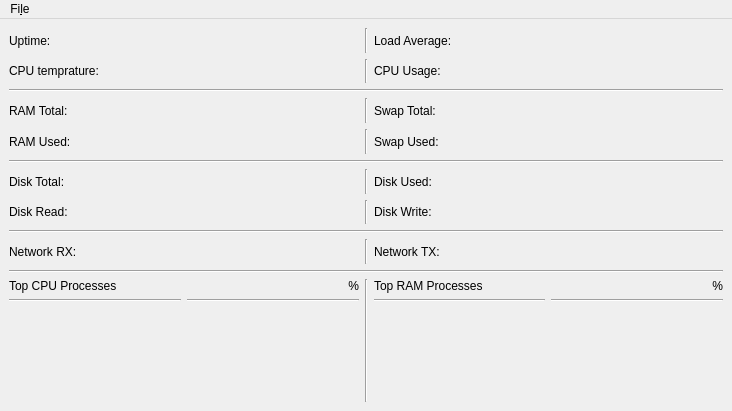
<?xml version="1.0" encoding="UTF-8"?>
<ui version="4.0">
 <class>MainWindow</class>
 <widget class="QMainWindow" name="MainWindow">
  <property name="geometry">
   <rect>
    <x>0</x>
    <y>0</y>
    <width>732</width>
    <height>411</height>
   </rect>
  </property>
  <property name="windowTitle">
   <string>GUIerm</string>
  </property>
  <widget class="QWidget" name="centralwidget">
   <layout class="QVBoxLayout" name="verticalLayout">
    <item>
     <layout class="QHBoxLayout" name="horizontalLayout">
      <item>
       <widget class="QLabel" name="label_UPTIME">
        <property name="text">
         <string>Uptime: </string>
        </property>
       </widget>
      </item>
      <item>
       <widget class="QLabel" name="label_CONTAIN_UPTIME">
        <property name="layoutDirection">
         <enum>Qt::LayoutDirection::LeftToRight</enum>
        </property>
        <property name="text">
         <string/>
        </property>
        <property name="alignment">
         <set>Qt::AlignmentFlag::AlignRight|Qt::AlignmentFlag::AlignTrailing|Qt::AlignmentFlag::AlignVCenter</set>
        </property>
       </widget>
      </item>
      <item>
       <widget class="Line" name="line_2">
        <property name="orientation">
         <enum>Qt::Orientation::Vertical</enum>
        </property>
       </widget>
      </item>
      <item>
       <widget class="QLabel" name="label_LOAD_AVG">
        <property name="text">
         <string>Load Average:</string>
        </property>
       </widget>
      </item>
      <item>
       <widget class="QLabel" name="label_CONTAIN_LOAD_AVG">
        <property name="text">
         <string/>
        </property>
        <property name="alignment">
         <set>Qt::AlignmentFlag::AlignRight|Qt::AlignmentFlag::AlignTrailing|Qt::AlignmentFlag::AlignVCenter</set>
        </property>
       </widget>
      </item>
     </layout>
    </item>
    <item>
     <layout class="QHBoxLayout" name="horizontalLayout_2">
      <item>
       <widget class="QLabel" name="label_CPU_TEMP_C">
        <property name="text">
         <string>CPU temprature:</string>
        </property>
       </widget>
      </item>
      <item>
       <widget class="QLabel" name="label_CONTAIN_CPU_TEMP_C">
        <property name="text">
         <string/>
        </property>
        <property name="alignment">
         <set>Qt::AlignmentFlag::AlignRight|Qt::AlignmentFlag::AlignTrailing|Qt::AlignmentFlag::AlignVCenter</set>
        </property>
       </widget>
      </item>
      <item>
       <widget class="Line" name="line_3">
        <property name="orientation">
         <enum>Qt::Orientation::Vertical</enum>
        </property>
       </widget>
      </item>
      <item>
       <widget class="QLabel" name="label_CPU_PCT">
        <property name="text">
         <string>CPU Usage:</string>
        </property>
       </widget>
      </item>
      <item>
       <widget class="QLabel" name="label_CONTAIN_CPU_PCT">
        <property name="text">
         <string/>
        </property>
        <property name="alignment">
         <set>Qt::AlignmentFlag::AlignRight|Qt::AlignmentFlag::AlignTrailing|Qt::AlignmentFlag::AlignVCenter</set>
        </property>
       </widget>
      </item>
     </layout>
    </item>
    <item>
     <widget class="Line" name="line">
      <property name="orientation">
       <enum>Qt::Orientation::Horizontal</enum>
      </property>
     </widget>
    </item>
    <item>
     <layout class="QHBoxLayout" name="horizontalLayout_3">
      <item>
       <widget class="QLabel" name="label_RAM_TOTAL_GB">
        <property name="text">
         <string>RAM Total:</string>
        </property>
       </widget>
      </item>
      <item>
       <widget class="QLabel" name="label_CONTAIN_RAM_TOTAL_GB">
        <property name="text">
         <string/>
        </property>
        <property name="alignment">
         <set>Qt::AlignmentFlag::AlignRight|Qt::AlignmentFlag::AlignTrailing|Qt::AlignmentFlag::AlignVCenter</set>
        </property>
       </widget>
      </item>
      <item>
       <widget class="Line" name="line_4">
        <property name="orientation">
         <enum>Qt::Orientation::Vertical</enum>
        </property>
       </widget>
      </item>
      <item>
       <widget class="QLabel" name="label_SWAP_TOTAL_GB">
        <property name="text">
         <string>Swap Total:</string>
        </property>
       </widget>
      </item>
      <item>
       <widget class="QLabel" name="label_CONTAIN_SWAP_TOTAL_GB">
        <property name="text">
         <string/>
        </property>
        <property name="alignment">
         <set>Qt::AlignmentFlag::AlignRight|Qt::AlignmentFlag::AlignTrailing|Qt::AlignmentFlag::AlignVCenter</set>
        </property>
       </widget>
      </item>
     </layout>
    </item>
    <item>
     <layout class="QHBoxLayout" name="horizontalLayout_4">
      <item>
       <widget class="QLabel" name="label_RAM_USED_GB">
        <property name="text">
         <string>RAM Used:</string>
        </property>
       </widget>
      </item>
      <item>
       <widget class="QLabel" name="label_CONTAIN_RAM_USED_GB">
        <property name="text">
         <string/>
        </property>
        <property name="alignment">
         <set>Qt::AlignmentFlag::AlignRight|Qt::AlignmentFlag::AlignTrailing|Qt::AlignmentFlag::AlignVCenter</set>
        </property>
       </widget>
      </item>
      <item>
       <widget class="Line" name="line_5">
        <property name="orientation">
         <enum>Qt::Orientation::Vertical</enum>
        </property>
       </widget>
      </item>
      <item>
       <widget class="QLabel" name="label_SWAP_USED_GB">
        <property name="text">
         <string>Swap Used:</string>
        </property>
       </widget>
      </item>
      <item>
       <widget class="QLabel" name="label_CONTAIN_SWAP_USED_GB">
        <property name="text">
         <string/>
        </property>
        <property name="alignment">
         <set>Qt::AlignmentFlag::AlignRight|Qt::AlignmentFlag::AlignTrailing|Qt::AlignmentFlag::AlignVCenter</set>
        </property>
       </widget>
      </item>
     </layout>
    </item>
    <item>
     <widget class="Line" name="line_6">
      <property name="orientation">
       <enum>Qt::Orientation::Horizontal</enum>
      </property>
     </widget>
    </item>
    <item>
     <layout class="QHBoxLayout" name="horizontalLayout_5">
      <item>
       <widget class="QLabel" name="label_DISK_TOTAL_GB">
        <property name="text">
         <string>Disk Total:</string>
        </property>
       </widget>
      </item>
      <item>
       <widget class="QLabel" name="label_CONTAIN_DISK_TOTAL_GB">
        <property name="text">
         <string/>
        </property>
        <property name="alignment">
         <set>Qt::AlignmentFlag::AlignRight|Qt::AlignmentFlag::AlignTrailing|Qt::AlignmentFlag::AlignVCenter</set>
        </property>
       </widget>
      </item>
      <item>
       <widget class="Line" name="line_7">
        <property name="orientation">
         <enum>Qt::Orientation::Vertical</enum>
        </property>
       </widget>
      </item>
      <item>
       <widget class="QLabel" name="label_DISK_USED_GB">
        <property name="text">
         <string>Disk Used:</string>
        </property>
       </widget>
      </item>
      <item>
       <widget class="QLabel" name="label_CONTAIN_DISK_USED_GB">
        <property name="text">
         <string/>
        </property>
        <property name="alignment">
         <set>Qt::AlignmentFlag::AlignRight|Qt::AlignmentFlag::AlignTrailing|Qt::AlignmentFlag::AlignVCenter</set>
        </property>
       </widget>
      </item>
     </layout>
    </item>
    <item>
     <layout class="QHBoxLayout" name="horizontalLayout_6">
      <item>
       <widget class="QLabel" name="label_DISK_READ_MB_S">
        <property name="text">
         <string>Disk Read:</string>
        </property>
       </widget>
      </item>
      <item>
       <widget class="QLabel" name="label_CONTAIN_DISK_READ_MB_S">
        <property name="text">
         <string/>
        </property>
        <property name="alignment">
         <set>Qt::AlignmentFlag::AlignRight|Qt::AlignmentFlag::AlignTrailing|Qt::AlignmentFlag::AlignVCenter</set>
        </property>
       </widget>
      </item>
      <item>
       <widget class="Line" name="line_8">
        <property name="orientation">
         <enum>Qt::Orientation::Vertical</enum>
        </property>
       </widget>
      </item>
      <item>
       <widget class="QLabel" name="label_DISK_WRITE_MB_S">
        <property name="text">
         <string>Disk Write:</string>
        </property>
       </widget>
      </item>
      <item>
       <widget class="QLabel" name="label_CONTAIN_DISK_WRITE_MB_S">
        <property name="text">
         <string/>
        </property>
        <property name="alignment">
         <set>Qt::AlignmentFlag::AlignRight|Qt::AlignmentFlag::AlignTrailing|Qt::AlignmentFlag::AlignVCenter</set>
        </property>
       </widget>
      </item>
     </layout>
    </item>
    <item>
     <widget class="Line" name="line_9">
      <property name="orientation">
       <enum>Qt::Orientation::Horizontal</enum>
      </property>
     </widget>
    </item>
    <item>
     <layout class="QHBoxLayout" name="horizontalLayout_7">
      <item>
       <widget class="QLabel" name="label_NET_RX_MB_S">
        <property name="text">
         <string>Network RX:</string>
        </property>
       </widget>
      </item>
      <item>
       <widget class="QLabel" name="label_CONTAIN_NET_RX_MB_S">
        <property name="text">
         <string/>
        </property>
        <property name="alignment">
         <set>Qt::AlignmentFlag::AlignRight|Qt::AlignmentFlag::AlignTrailing|Qt::AlignmentFlag::AlignVCenter</set>
        </property>
       </widget>
      </item>
      <item>
       <widget class="Line" name="line_11">
        <property name="orientation">
         <enum>Qt::Orientation::Vertical</enum>
        </property>
       </widget>
      </item>
      <item>
       <widget class="QLabel" name="label_NET_TX_MB_S">
        <property name="text">
         <string>Network TX:</string>
        </property>
       </widget>
      </item>
      <item>
       <widget class="QLabel" name="label_CONTAIN_NET_TX_MB_S">
        <property name="text">
         <string/>
        </property>
        <property name="alignment">
         <set>Qt::AlignmentFlag::AlignRight|Qt::AlignmentFlag::AlignTrailing|Qt::AlignmentFlag::AlignVCenter</set>
        </property>
       </widget>
      </item>
     </layout>
    </item>
    <item>
     <widget class="Line" name="line_10">
      <property name="orientation">
       <enum>Qt::Orientation::Horizontal</enum>
      </property>
     </widget>
    </item>
    <item>
     <layout class="QHBoxLayout" name="horizontalLayout_8">
      <item>
       <layout class="QVBoxLayout" name="verticalLayout_3">
        <item>
         <widget class="QLabel" name="label_PROC_CPU_">
          <property name="text">
           <string>Top CPU Processes</string>
          </property>
         </widget>
        </item>
        <item>
         <widget class="Line" name="line_13">
          <property name="orientation">
           <enum>Qt::Orientation::Horizontal</enum>
          </property>
         </widget>
        </item>
        <item>
         <widget class="QLabel" name="label_PROC_CPU_1">
          <property name="text">
           <string/>
          </property>
         </widget>
        </item>
        <item>
         <widget class="QLabel" name="label_PROC_CPU_2">
          <property name="text">
           <string/>
          </property>
         </widget>
        </item>
        <item>
         <widget class="QLabel" name="label_PROC_CPU_3">
          <property name="text">
           <string/>
          </property>
         </widget>
        </item>
        <item>
         <widget class="QLabel" name="label_PROC_CPU_4">
          <property name="text">
           <string/>
          </property>
         </widget>
        </item>
        <item>
         <widget class="QLabel" name="label_PROC_CPU_5">
          <property name="text">
           <string/>
          </property>
         </widget>
        </item>
       </layout>
      </item>
      <item>
       <layout class="QVBoxLayout" name="verticalLayout_2">
        <item>
         <widget class="QLabel" name="label_CONTAIN_PROC_CPU_">
          <property name="text">
           <string>%</string>
          </property>
          <property name="alignment">
           <set>Qt::AlignmentFlag::AlignRight|Qt::AlignmentFlag::AlignTrailing|Qt::AlignmentFlag::AlignVCenter</set>
          </property>
         </widget>
        </item>
        <item>
         <widget class="Line" name="line_14">
          <property name="orientation">
           <enum>Qt::Orientation::Horizontal</enum>
          </property>
         </widget>
        </item>
        <item>
         <widget class="QLabel" name="label_CONTAIN_PROC_CPU_1">
          <property name="text">
           <string/>
          </property>
          <property name="alignment">
           <set>Qt::AlignmentFlag::AlignRight|Qt::AlignmentFlag::AlignTrailing|Qt::AlignmentFlag::AlignVCenter</set>
          </property>
         </widget>
        </item>
        <item>
         <widget class="QLabel" name="label_CONTAIN_PROC_CPU_2">
          <property name="text">
           <string/>
          </property>
          <property name="alignment">
           <set>Qt::AlignmentFlag::AlignRight|Qt::AlignmentFlag::AlignTrailing|Qt::AlignmentFlag::AlignVCenter</set>
          </property>
         </widget>
        </item>
        <item>
         <widget class="QLabel" name="label_CONTAIN_PROC_CPU_3">
          <property name="text">
           <string/>
          </property>
          <property name="alignment">
           <set>Qt::AlignmentFlag::AlignRight|Qt::AlignmentFlag::AlignTrailing|Qt::AlignmentFlag::AlignVCenter</set>
          </property>
         </widget>
        </item>
        <item>
         <widget class="QLabel" name="label_CONTAIN_PROC_CPU_4">
          <property name="text">
           <string/>
          </property>
          <property name="alignment">
           <set>Qt::AlignmentFlag::AlignRight|Qt::AlignmentFlag::AlignTrailing|Qt::AlignmentFlag::AlignVCenter</set>
          </property>
         </widget>
        </item>
        <item>
         <widget class="QLabel" name="label_CONTAIN_PROC_CPU_5">
          <property name="text">
           <string/>
          </property>
          <property name="alignment">
           <set>Qt::AlignmentFlag::AlignRight|Qt::AlignmentFlag::AlignTrailing|Qt::AlignmentFlag::AlignVCenter</set>
          </property>
         </widget>
        </item>
       </layout>
      </item>
      <item>
       <widget class="Line" name="line_12">
        <property name="orientation">
         <enum>Qt::Orientation::Vertical</enum>
        </property>
       </widget>
      </item>
      <item>
       <layout class="QVBoxLayout" name="verticalLayout_5">
        <item>
         <widget class="QLabel" name="label_PROC_RAM_">
          <property name="text">
           <string>Top RAM Processes</string>
          </property>
         </widget>
        </item>
        <item>
         <widget class="Line" name="line_15">
          <property name="orientation">
           <enum>Qt::Orientation::Horizontal</enum>
          </property>
         </widget>
        </item>
        <item>
         <widget class="QLabel" name="label_PROC_RAM_1">
          <property name="text">
           <string/>
          </property>
         </widget>
        </item>
        <item>
         <widget class="QLabel" name="label_PROC_RAM_2">
          <property name="text">
           <string/>
          </property>
         </widget>
        </item>
        <item>
         <widget class="QLabel" name="label_PROC_RAM_3">
          <property name="text">
           <string/>
          </property>
         </widget>
        </item>
        <item>
         <widget class="QLabel" name="label_PROC_RAM_4">
          <property name="text">
           <string/>
          </property>
         </widget>
        </item>
        <item>
         <widget class="QLabel" name="label_PROC_RAM_5">
          <property name="text">
           <string/>
          </property>
         </widget>
        </item>
       </layout>
      </item>
      <item>
       <layout class="QVBoxLayout" name="verticalLayout_4">
        <item>
         <widget class="QLabel" name="label_CONTAIN_PROC_RAM_">
          <property name="text">
           <string>%</string>
          </property>
          <property name="alignment">
           <set>Qt::AlignmentFlag::AlignRight|Qt::AlignmentFlag::AlignTrailing|Qt::AlignmentFlag::AlignVCenter</set>
          </property>
         </widget>
        </item>
        <item>
         <widget class="Line" name="line_16">
          <property name="orientation">
           <enum>Qt::Orientation::Horizontal</enum>
          </property>
         </widget>
        </item>
        <item>
         <widget class="QLabel" name="label_CONTAIN_PROC_RAM_1">
          <property name="text">
           <string/>
          </property>
          <property name="alignment">
           <set>Qt::AlignmentFlag::AlignRight|Qt::AlignmentFlag::AlignTrailing|Qt::AlignmentFlag::AlignVCenter</set>
          </property>
         </widget>
        </item>
        <item>
         <widget class="QLabel" name="label_CONTAIN_PROC_RAM_2">
          <property name="text">
           <string/>
          </property>
          <property name="alignment">
           <set>Qt::AlignmentFlag::AlignRight|Qt::AlignmentFlag::AlignTrailing|Qt::AlignmentFlag::AlignVCenter</set>
          </property>
         </widget>
        </item>
        <item>
         <widget class="QLabel" name="label_CONTAIN_PROC_RAM_3">
          <property name="text">
           <string/>
          </property>
          <property name="alignment">
           <set>Qt::AlignmentFlag::AlignRight|Qt::AlignmentFlag::AlignTrailing|Qt::AlignmentFlag::AlignVCenter</set>
          </property>
         </widget>
        </item>
        <item>
         <widget class="QLabel" name="label_CONTAIN_PROC_RAM_4">
          <property name="text">
           <string/>
          </property>
          <property name="alignment">
           <set>Qt::AlignmentFlag::AlignRight|Qt::AlignmentFlag::AlignTrailing|Qt::AlignmentFlag::AlignVCenter</set>
          </property>
         </widget>
        </item>
        <item>
         <widget class="QLabel" name="label_CONTAIN_PROC_RAM_5">
          <property name="text">
           <string/>
          </property>
          <property name="alignment">
           <set>Qt::AlignmentFlag::AlignRight|Qt::AlignmentFlag::AlignTrailing|Qt::AlignmentFlag::AlignVCenter</set>
          </property>
         </widget>
        </item>
       </layout>
      </item>
     </layout>
    </item>
   </layout>
  </widget>
  <widget class="QMenuBar" name="menubar">
   <property name="geometry">
    <rect>
     <x>0</x>
     <y>0</y>
     <width>732</width>
     <height>30</height>
    </rect>
   </property>
   <widget class="QMenu" name="menuFile">
    <property name="title">
     <string>Fi&amp;le</string>
    </property>
    <widget class="QMenu" name="menuSwitch_Target">
     <property name="title">
      <string>Switch Target</string>
     </property>
    </widget>
    <addaction name="actionQuit"/>
    <addaction name="menuSwitch_Target"/>
    <addaction name="actionReload"/>
    <addaction name="actionAuto_Reload_2"/>
   </widget>
   <addaction name="menuFile"/>
  </widget>
  <action name="actionQuit">
   <property name="text">
    <string>&amp;Quit</string>
   </property>
  </action>
  <action name="actionReload">
   <property name="text">
    <string>Reload</string>
   </property>
  </action>
  <action name="actionh">
   <property name="text">
    <string>h</string>
   </property>
  </action>
  <action name="actionEvery_5_Seconds">
   <property name="text">
    <string>Every 5 Seconds</string>
   </property>
  </action>
  <action name="actionEvery_10_Seconds">
   <property name="checkable">
    <bool>false</bool>
   </property>
   <property name="text">
    <string>Every 10 Seconds</string>
   </property>
  </action>
  <action name="actionEvery_20_Seconds">
   <property name="text">
    <string>Every 20 Seconds</string>
   </property>
  </action>
  <action name="actionEvery_30_Seconds">
   <property name="text">
    <string>Every 30 Seconds</string>
   </property>
  </action>
  <action name="actionEvery_15_Seconds">
   <property name="text">
    <string>Every 15 Seconds</string>
   </property>
  </action>
  <action name="actionEvery_20_Seconds_2">
   <property name="text">
    <string>Every 20 Seconds</string>
   </property>
  </action>
  <action name="actionEvery_30_Seconds_2">
   <property name="text">
    <string>Every 30 Seconds</string>
   </property>
  </action>
  <action name="actionEvery_Minute">
   <property name="text">
    <string>Every Minute</string>
   </property>
  </action>
  <action name="actionAuto_Reload_2">
   <property name="checkable">
    <bool>true</bool>
   </property>
   <property name="text">
    <string>Auto Reload</string>
   </property>
  </action>
 </widget>
 <resources/>
 <connections>
  <connection>
   <sender>actionQuit</sender>
   <signal>triggered()</signal>
   <receiver>MainWindow</receiver>
   <slot>close()</slot>
   <hints>
    <hint type="sourcelabel">
     <x>-1</x>
     <y>-1</y>
    </hint>
    <hint type="destinationlabel">
     <x>146</x>
     <y>66</y>
    </hint>
   </hints>
  </connection>
 </connections>
</ui>
